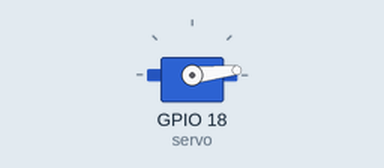
Simulated run of this sketch. Board: ESP32. On the bench: servo.

Above: at 0.05 s.
At 0.7 s:
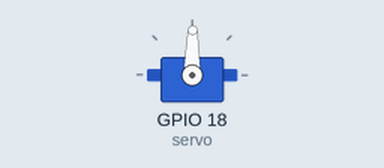
At 1.35 s:
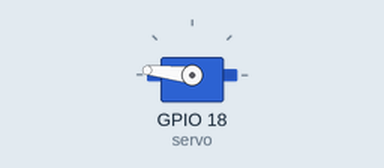
At 2.65 s:
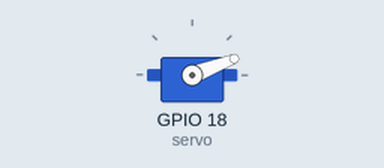
Timing chart, 0 to 6.5 s (numbered marks = the images above):
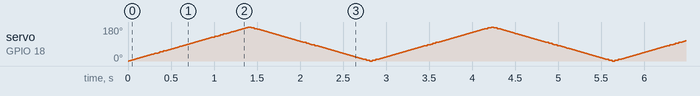

The sketch:

example.ino
```cpp
// Use the ESP32Servo library to sweep a servo attached to GPIO 18 across the 800–2200 µs range back and forth.
//
// Buy this module: https://shillehtek.com/products/servo-tester-rc-ccpm-checker
// Full manual: https://shillehtek.com/blogs/shillehtek-product-manuals/servo-tester-rc-ccpm-checker-manual
// More examples: https://github.com/shillehbean/shillehtek-examples
//

// Library Manager: install "ESP32Servo"
#include <ESP32Servo.h>

Servo servo;

void setup() {
  servo.setPeriodHertz(50);
  servo.attach(18, 800, 2200);   // signal on GPIO 18
}

void loop() {
  for (int us = 800; us <= 2200; us += 10) {
    servo.writeMicroseconds(us);
    delay(10);
  }
  for (int us = 2200; us >= 800; us -= 10) {
    servo.writeMicroseconds(us);
    delay(10);
  }
}
```
